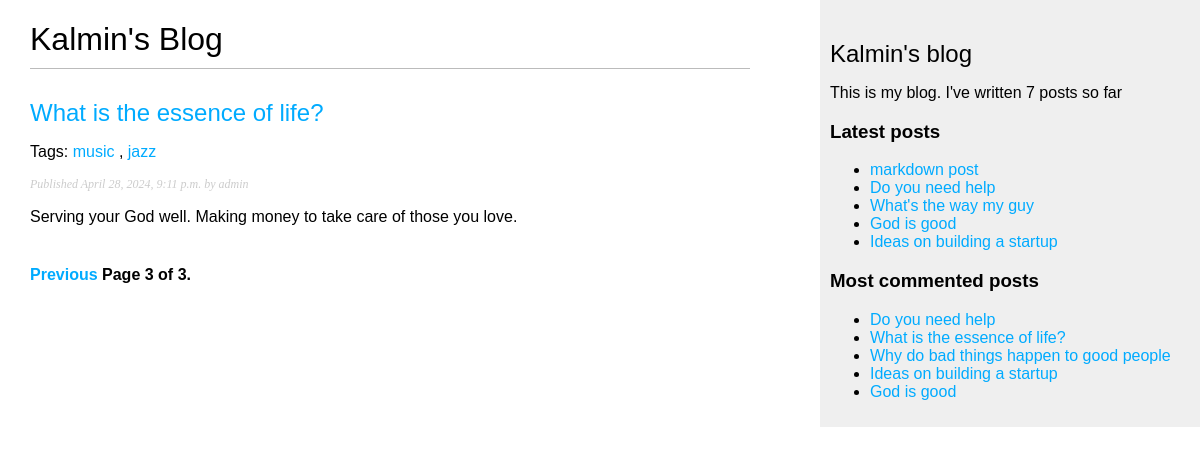
Page /blog/?page=3 on the committed database.
### blog/models.py (models this page shows, shortened)
class Post(models.Model):
    class Status(models.TextChoices):
        DRAFT = 'DR', 'Draft'
        PUBLISHED = 'PB', 'Published'
    tags = TaggableManager()
    title = models.CharField(max_length=250)
    slug = models.SlugField(max_length=250, unique_for_date='publish')
    author = models.ForeignKey(
        User, on_delete=models.CASCADE, related_name='blog_posts')
    body = models.TextField()
    publish = models.DateTimeField(default=timezone.now)
    created = models.DateTimeField(auto_now_add=True)
    updated = models.DateTimeField(auto_now=True)
    status = models.CharField(
        max_length=2, choices=Status.choices, default=Status.DRAFT)
    objects = models.Manager()
    published = PublishedManager()
    class Meta:
        ordering = ['-publish']
        indexes = [
            models.Index(fields=['-publish'])
        ]
    def get_absolute_url(self):
        return reverse('blog:post_detail', args=[
                                        self.publish.year,
                                        self.publish.month,
                                        self.publish.day,
                                        self.slug])

### blog/views.py (the view)
# urls.py: path('', views.post_list, name='post_list'),
def post_list(request, tag_slug=None):
    post_list = Post.published.all()
    tag = None
    if tag_slug:
        tag = get_object_or_404(Tag, slug=tag_slug)
        post_list = post_list.filter(tags__in=[tag])
    paginator = Paginator(post_list, 3)
    page_number = request.GET.get('page', 1)
    try:
        posts = paginator.page(page_number)
    except PageNotAnInteger:
        posts=paginator.page(1)
    except EmptyPage:
        posts=paginator.page(paginator.num_pages)
    return render(request,
                  'blog/post/list.html',
                  {'posts': posts,
                  'tag':tag})

### blog/models.py (called while the page is built)
    def get_queryset(self):
        return super().get_queryset().filter(status=Post.Status.PUBLISHED)

### blog/templatetags/blog_tags.py (called while the page is built)
@register.simple_tag
def total_posts():
    return Post.published.count()

@register.inclusion_tag('blog/post/latest_posts.html')
def show_latest_posts(count=5):
    latest_posts =Post.published.order_by('-publish')[:count]
    return {'latest_posts': latest_posts}

@register.simple_tag
def get_most_commented_posts(count=5):
    return Post.published.annotate(
        total_comments=Count('comments')
    ).order_by('-total_comments')[:count]

@register.filter(name="markdown")
def markdown_format(text):
    return mark_safe(markdown.markdown(text))

### blog/templates/blog/post/list.html (shortened to what this page needs)
{% extends "blog/base.html" %}
{% load blog_tags %}
{% block content %}
  <h1>Kalmin's Blog</h1>
    {% for post in posts %}
      <h2>
        <a href="{{ post.get_absolute_url }}">
          {{ post.title }}
        </a>
      </h2>
      <p class="tags">
        Tags:
         {% for tag in post.tags.all %}
          <a href="{% url "blog:post_list_by_tag" tag.slug %}">
            {{ tag.name }}
          </a>
          {% if not forloop.last %}, {% endif %}
        {% endfor %}
      </p>
      <p class="date">
        Published {{ post.publish }} by {{ post.author }}
      </p>
        {{ post.body|markdown|truncatewords_html:30 }}
      {% endfor %}
      {% include "./pagination.html" with page=posts %}
{% endblock %}

### blog/templates/blog/base.html (shortened to what this page needs)
{% load blog_tags %}
{% load static %}
<!DOCTYPE html>
<html>
  <head>
    <link href="{% static "css/blog.css" %}" rel="stylesheet">
  </head>
  <body>
    <div id="content">{% block content %} {% endblock %}</div>
    <div id="sidebar">
      <h2>Kalmin's blog</h2>
      <p>
        This is my blog.
        I've written {% total_posts %} posts so far
      </p>
      <h3>Latest posts</h3>
      {% show_latest_posts %}
      <h3>Most commented posts</h3>
      {% get_most_commented_posts as most_commented_posts %}
      <ul>
        {% for post in most_commented_posts %}
          <li>
            <a href="{{ post.get_absolute_url }}">{{ post.title }}</a>
          </li>
        {% endfor %}
      </ul>
    </div>
  </body>
</html>

### blog/templates/blog/post/latest_posts.html
<ul>
    {% for post in latest_posts %}
        <li>
            <a href="{{ post.get_absolute_url }}">{{ post.title }}</a>
        </li>
    {% endfor %}
</ul>

### blog/static/css/blog.css (style rules this page uses)
body { margin:0; padding:0; font-family:helvetica, sans-serif; }
a { color:#00abff; text-decoration:none; }
h1 { font-weight:normal; border-bottom:1px solid #bbb; padding:0 0 10px 0; }
h2 { font-weight:normal; margin:30px 0 0; }
#content { float:left; width:60%; padding:0 0 0 30px; }
#sidebar { float:right; width:30%; padding:10px; background:#efefef; height:100%; }
p.date { color:#ccc; font-family: georgia, serif; font-size: 12px; font-style: italic; }

### rows in the picture
Post: title "What is the essence of life?", publish "April 28, 2024, 9:11 p.m.", author "admin", body "Serving your God well. Making money to take care of those you love."
Tag: name "music"
Tag: name "jazz"
Post: title "markdown post"
Post: title "Do you need help"
Post: title "What's the way my guy"
Post: title "God is good"
Post: title "Ideas on building a startup"
Post: title "Why do bad things happen to good people"

### other values in the picture
{{ page.number }} "3"
{{ page.paginator.num_pages }} "3"
